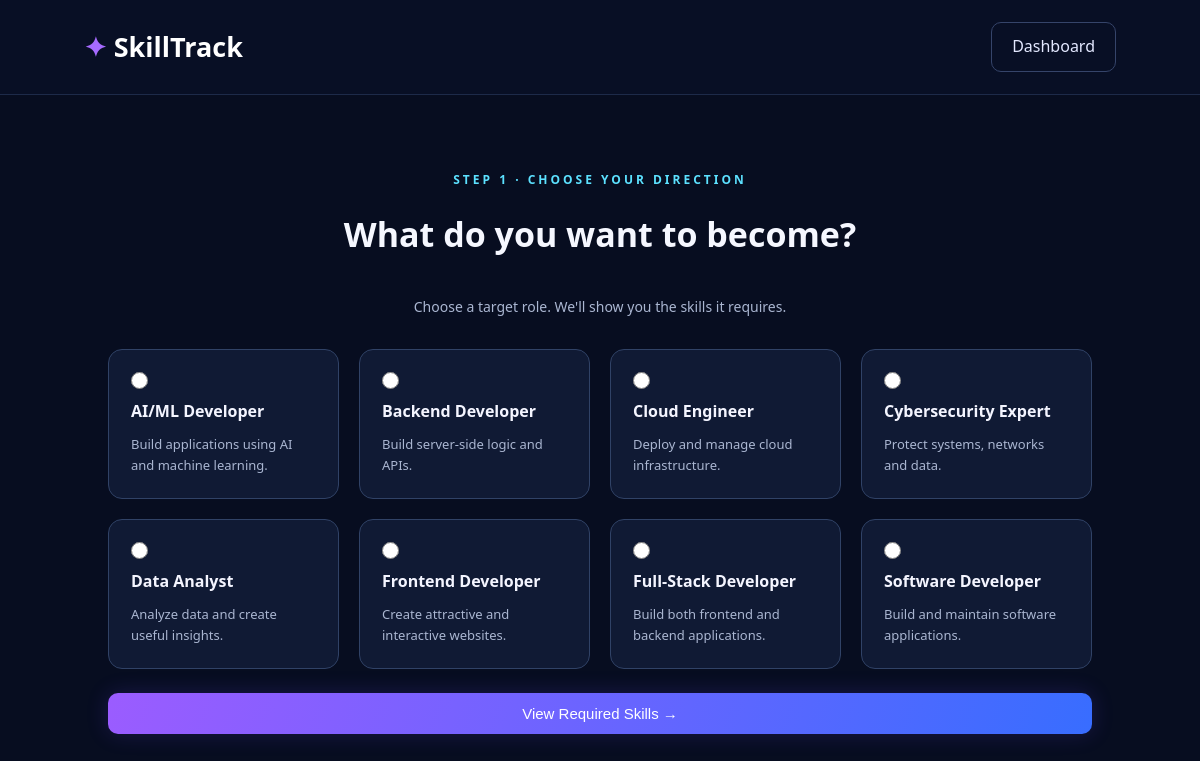
/career (signed in), run on the app's committed database.
### tables this page shows
CREATE TABLE career_roles (
                id INTEGER PRIMARY KEY AUTOINCREMENT,
                title TEXT NOT NULL UNIQUE,
                description TEXT
            );

### app.py (the view, shortened to what this page needs)
@app.route("/career", methods=["GET", "POST"])
def career():
    if "user_id" not in session:
        return redirect(url_for("login"))
    with get_db() as conn:
        roles = conn.execute(
            "SELECT * FROM career_roles ORDER BY title"
        ).fetchall()
    return render_template("career.html", roles=roles)

### app.py (called while the page is built)
def get_db():
    conn = sqlite3.connect(DB_PATH)
    conn.row_factory = sqlite3.Row
    return conn

### templates/career.html (shortened to what this page needs)
<!DOCTYPE html>
<html lang="en">
<head>
    <link rel="stylesheet" href="{{ url_for('static', filename='css/style.css') }}">
</head>
<body>
    <nav class="navbar">
        <a href="/" class="logo">✦ SkillTrack</a>
        <a href="/dashboard" class="secondary-btn">Dashboard</a>
    </nav>
    <main class="career-section">
        <p class="tagline">STEP 1 · CHOOSE YOUR DIRECTION</p>
        <h2>What do you want to become?</h2>
        <p>Choose a target role. We'll show you the skills it requires.</p>
        <form method="POST">
            <div class="career-grid">
                {% for role in roles %}
                <label class="role-option">
                    <input type="radio" name="role_id" value="{{ role.id }}" required>
                    <strong>{{ role.title }}</strong>
                    <span>{{ role.description }}</span>
                </label>
                {% endfor %}
            </div>
            <button class="primary-btn full-btn" type="submit">View Required Skills →</button>
        </form>
    </main>
</body>
</html>

### style.css (style rules this page uses)
* { box-sizing: border-box; margin: 0; padding: 0; }
html { scroll-behavior: smooth; }
body { font-family: "Segoe UI", Arial, sans-serif; background: #070d20; color: #f5f7ff; line-height: 1.6; }
.navbar { display: flex; justify-content: space-between; align-items: center; padding: 22px 7%; border-bottom: 1px solid #1d2a49; background: #080f25; }
.logo { color: #ffffff; text-decoration: none; font-size: 27px; font-weight: 800; }
.logo::first-letter { color: #a66bff; }
.login-btn, .primary-btn { background: linear-gradient(110deg, #9b5cff, #386dff); color: white !important; padding: 12px 20px; border-radius: 10px; text-decoration: none; box-shadow: 0 0 22px #7147ff30; }
.tagline { color: #5ce1ff; font-size: 12px; letter-spacing: 3px; font-weight: 700; margin-bottom: 18px; }
.secondary-btn { color: #e3e8ff; text-decoration: none; padding: 11px 20px; border: 1px solid #35446a; border-radius: 10px; }
.features, .career-section { padding: 75px 9%; text-align: center; }
.features h2, .career-section h2 { font-size: 34px; margin-bottom: 35px; }
.feature-grid, .career-grid { display: grid; grid-template-columns: repeat(3, minmax(0, 1fr)); gap: 20px; margin-top: 30px; }
.feature p, .career-section>p:not(.tagline) { color: #aab6d1; font-size: 14px; }
.career-grid { grid-template-columns: repeat(4, minmax(0, 1fr)); }
.full-btn { width: 100%; border: none; cursor: pointer; font-size: 15px; margin-top: 24px; }
.role-option { display: flex; flex-direction: column; gap: 10px; text-align: left; padding: 22px; border: 1px solid #304266; border-radius: 14px; background: #101a34; cursor: pointer; transition: 0.2s ease; }
.role-option input { accent-color: #a66bff; width: 17px; height: 17px; }
.role-option strong { color: #f4f5ff; }
.role-option span { color: #aab6d1; font-size: 13px; }

### data on the page
career_roles: title "AI/ML Developer", description "Build applications using AI and machine learning."
career_roles: title "Backend Developer", description "Build server-side logic and APIs."
career_roles: title "Cloud Engineer", description "Deploy and manage cloud infrastructure."
career_roles: title "Cybersecurity Expert", description "Protect systems, networks and data."
career_roles: title "Data Analyst", description "Analyze data and create useful insights."
career_roles: title "Frontend Developer", description "Create attractive and interactive websites."
career_roles: title "Full-Stack Developer", description "Build both frontend and backend applications."
career_roles: title "Software Developer", description "Build and maintain software applications."
